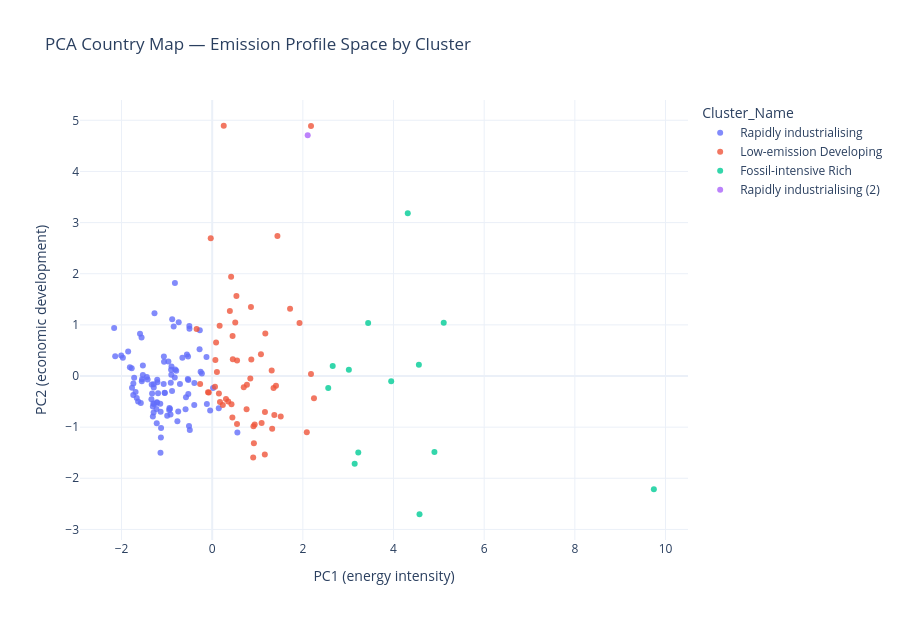
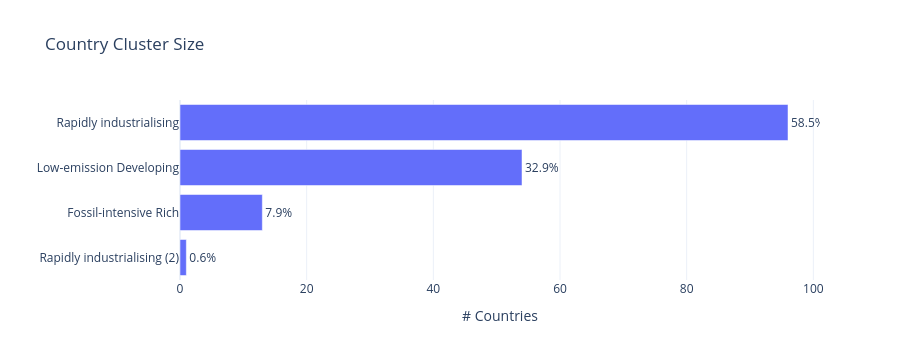

The notebook cell these images were saved under, in order:
### Code cell
section("Prototype 5 — Country archetypes: PCA map + cluster profile radar")

if "Cluster_Name" in df.columns and "PCA_1" in df.columns:
    fig = px.scatter(
        df.dropna(subset=["PCA_1","PCA_2"]),
        x="PCA_1", y="PCA_2",
        color="Cluster_Name",
        hover_name="country",
        opacity=0.8,
        hover_data=["co2_per_capita","gdp_per_capita","fossil_share"],
        title="PCA Country Map — Emission Profile Space by Cluster",
        labels={"PCA_1": "PC1 (energy intensity)", "PCA_2": "PC2 (economic development)"}
    )
    fig.update_layout(height=620, template="plotly_white")
    fig.show()

    # Cluster size bar
    counts = df["Cluster_Name"].value_counts().reset_index()
    counts.columns = ["Cluster_Name", "Countries"]
    counts["Pct"] = (counts["Countries"] / len(df) * 100).round(1)
    fig2 = px.bar(
        counts.sort_values("Countries"), x="Countries", y="Cluster_Name",
        orientation="h",
        text=counts.sort_values("Countries")["Pct"].astype(str) + "%",
        title="Country Cluster Size",
        labels={"Countries": "# Countries", "Cluster_Name": ""}
    )
    fig2.update_traces(textposition="outside")
    fig2.update_layout(height=360, template="plotly_white")
    fig2.show()
else:
    print("Cluster / PCA columns not found — run notebook 04 first.")
    # Fallback: income tier breakdown
    inc = latest["income_tier"].value_counts().reset_index() if "income_tier" in latest.columns else pd.DataFrame()
    if not inc.empty:
        inc.columns = ["income_tier","Countries"]
        fig = px.bar(inc.sort_values("Countries"), x="Countries", y="income_tier", orientation="h",
                     title=f"Countries by Income Tier ({latest_year})")
        fig.update_layout(height=360)
        fig.show()
print("DataViz concepts: PCA, clustering, scatter plot, Gestalt enclosure, colour encoding")

### Figure 1 — Plotly figure (JSON) as saved in the notebook; plotly's stock layout.template omitted (floating-point values rounded to 4 significant figures; data arrays with more than 128 entries replaced by an {"elided": "..."} marker saying what was removed)
{"data": [{"customdata": {"elided": "96x3 float values"}, "hovertemplate": "<b>%{hovertext}</b><br><br>Cluster_Name=Rapidly industrialising<br>PC1 (energy intensity)=%{x}<br>PC2 (economic development)=%{y}<br>co2_per_capita=%{customdata[0]}<br>gdp_per_capita=%{customdata[1]}<br>fossil_share=%{customdata[2]}<extra></extra>", "hovertext": ["Afghanistan", "Albania", "Angola", "Armenia", "Bangladesh", "Barbados", "Benin", "Bolivia", "Botswana", "Brazil", "Burkina Faso", "Burundi", "Cambodia", "Cameroon", "Cape Verde", "Central African Republic", "Chad", "Colombia", "Comoros", "Congo", "Costa Rica", "Cote d'Ivoire", "Cuba", "Cyprus", "Democratic Republic of Congo", "Djibouti", "Dominica", "Dominican Republic", "Ecuador", "Egypt", "El Salvador", "Equatorial Guinea", "Eswatini", "Ethiopia", "Gabon", "Gambia", "Ghana", "Guatemala", "Guinea", "Guinea-Bissau", "Haiti", "Honduras", "India", "Indonesia", "Iraq", "Jamaica", "Jordan", "Kenya", "Kyrgyzstan", "Laos", "Lebanon", "Lesotho", "Liberia", "Madagascar", "Malawi", "Mali", "Mauritania", "Mauritius", "Mexico", "Moldova", "Morocco", "Mozambique", "Myanmar", "Namibia", "Nepal", "Nicaragua", "Niger", "Nigeria", "Pakistan", "Palestine", "Paraguay", "Peru", "Philippines", "Romania", "Rwanda", "Saint Lucia", "Sao Tome and Principe", "Senegal", "Sierra Leone", "Slovenia", "Sri Lanka", "Syria", "Tajikistan", "Tanzania", "Thailand", "Togo", "Tunisia", "Turkey", "Uganda", "Ukraine", "Uruguay", "Uzbekistan", "Vietnam", "Yemen", "Zambia", "Zimbabwe"], "legendgroup": "Rapidly industrialising", "marker": {"color": "#636efa", "opacity": 0.8, "symbol": "circle"}, "mode": "markers", "name": "Rapidly industrialising", "orientation": "v", "showlegend": true, "type": "scatter", "x": [-1.194, -1.208, -1.739, -0.5264, -1.138, -0.1259, -1.335, -1.132, -0.3959, -0.5375, -1.721, -1.309, -1.592, -1.97, -0.9193, -1.283, -1.776, -0.7491, -0.9662, -2.163, -0.7676, -1.223, -0.7115, 0.01919, -1.769, -2.007, -0.527, -0.5877, -0.8263, -0.8857, -0.9497, -0.2783, -0.9309, -1.741, -1.854, -1.22, -1.23, -1.048, -1.216, -1.309, -1.341, -1.07, -0.5015, -0.578, -0.5043, -0.5329, -0.7935, -1.553, -1.062, -0.8827, -0.5579, -0.7387, -1.816, -1.299, -1.665, -1.443, -0.9065, -0.04501, -0.2556, -0.8974, -0.8165, -1.273, -1.29, -1.213, -1.425, -1.145, -1.326, -1.634, -1.065, -0.9137, -0.9926, -0.9427, -1.128, -0.1174, -1.69, -0.3939, -1.046, -1.558, -1.292, 0.5558, -1.14, -0.8224, -1.547, -1.529, -0.2275, -2.14, -0.9017, 0.1452, -1.574, -0.2736, -0.4941, -0.5116, -0.6579, -1.529, -1.289, -0.8498], "xaxis": "x", "y": [-0.3367, -0.1235, -0.1462, -0.07876, -0.7002, 0.3725, -0.1646, -1.203, -0.5652, -0.06006, -0.0319, -0.5983, 0.8263, 0.3546, -0.7536, -0.5466, 0.1533, -0.6964, 0.2817, 0.938, -0.8842, -0.9229, -0.1585, -0.2324, -0.2307, 0.4008, -0.3514, -0.6483, -0.02956, -0.2941, -0.6671, 0.5207, -0.6438, -0.374, 0.4808, -0.5147, -0.6465, -0.3297, -0.5248, -0.7906, -0.4527, -0.1544, 0.9229, -0.4134, 0.9784, 0.3814, 0.1041, -0.1005, 0.2777, 1.109, 0.4227, 1.05, 0.172, -0.5355, -0.4292, -0.02099, 0.1214, -0.6761, 0.08213, 0.185, 0.1268, 1.227, -0.1636, -0.07457, -0.06794, -0.5423, -0.3413, -0.4998, 0.3813, -0.1333, -0.7791, -0.6245, -1.018, -0.548, -0.3132, -0.1385, -0.3329, 0.7529, -0.7152, -1.103, -1.499, 1.82, -0.06424, 0.02057, 0.04769, 0.3839, 0.02375, -0.6331, -0.5264, 0.8942, -1.054, -0.9788, 0.3569, 0.205, -0.2247, 0.9702], "yaxis": "y"}, {"customdata": {"elided": "54x3 float values"}, "hovertemplate": "<b>%{hovertext}</b><br><br>Cluster_Name=Low-emission Developing<br>PC1 (energy intensity)=%{x}<br>PC2 (economic development)=%{y}<br>co2_per_capita=%{customdata[0]}<br>gdp_per_capita=%{customdata[1]}<br>fossil_share=%{customdata[2]}<extra></extra>", "hovertext": ["Algeria", "Argentina", "Austria", "Azerbaijan", "Belarus", "Belgium", "Bosnia and Herzegovina", "Bulgaria", "Chile", "Croatia", "Czechia", "Denmark", "Estonia", "Finland", "France", "Georgia", "Germany", "Greece", "Hong Kong", "Hungary", "Iran", "Ireland", "Israel", "Italy", "Japan", "Kazakhstan", "Latvia", "Libya", "Lithuania", "Luxembourg", "Malaysia", "Malta", "Mongolia", "Montenegro", "Netherlands", "New Zealand", "North Korea", "North Macedonia", "Panama", "Poland", "Portugal", "Russia", "Serbia", "Seychelles", "Slovakia", "South Africa", "South Korea", "Spain", "Sweden", "Switzerland", "Taiwan", "Turkmenistan", "United Kingdom", "Venezuela"], "legendgroup": "Low-emission Developing", "marker": {"color": "#EF553B", "opacity": 0.8, "symbol": "circle"}, "mode": "markers", "name": "Low-emission Developing", "orientation": "v", "showlegend": true, "type": "scatter", "x": [-0.3439, 0.07026, 1.164, 0.0859, 0.4549, 1.371, 0.5085, 0.3896, 0.1717, 0.1484, 1.172, 0.9377, 1.076, 1.407, 0.7588, -0.2661, 1.354, 0.3041, 0.9201, 0.3543, 0.8551, 1.323, 0.8414, 0.6962, 1.313, 1.718, -0.07445, 0.4173, 0.2342, 2.087, 0.7662, 1.09, 1.439, 0.06165, 1.512, 0.9108, 0.2548, 0.164, -0.09194, 0.863, 0.1042, 1.926, 0.4499, 0.4256, 0.5483, 0.5345, 2.18, 0.4456, 0.9042, 1.161, 2.245, 2.18, 0.548, -0.03203], "xaxis": "x", "y": [0.9179, 0.3105, -0.704, 0.6574, 0.3286, -0.7616, 1.044, 1.273, -0.5077, -0.3422, 0.8324, -0.95, 0.4267, -0.1894, -0.6486, -0.1559, -0.2361, -0.4486, -1.317, -0.5001, 1.349, -1.031, -0.04732, -0.2188, 0.106, 1.316, -0.321, 1.942, -0.5668, -1.098, -0.1716, -0.9206, 2.736, -0.2086, -0.7927, -0.9821, 4.894, 0.9815, -0.3173, 0.325, 0.07575, 1.035, 0.7798, -0.5523, 0.3035, 1.566, 0.03693, -0.8135, -1.593, -1.537, -0.4351, 4.889, -0.94, 2.693], "yaxis": "y"}, {"customdata": [[14.48, 51310.0, 0.9404], [24.27, 38320.0, 0.9886], [13.42, 45370.0, 0.9501], [9.667, 42120.0, 0.9513], [26.25, 47710.0, 0.9799], [6.668, 88390.0, 0.9342], [15.65, 37490.0, 0.9195], [41.27, 132000.0, 0.9707], [20.38, 56690.0, 0.9509], [9.245, 81740.0, 1.0], [22.93, 25080.0, 0.9875], [20.13, 76130.0, 0.9655], [14.2, 57080.0, 0.9523]], "hovertemplate": "<b>%{hovertext}</b><br><br>Cluster_Name=Fossil-intensive Rich<br>PC1 (energy intensity)=%{x}<br>PC2 (economic development)=%{y}<br>co2_per_capita=%{customdata[0]}<br>gdp_per_capita=%{customdata[1]}<br>fossil_share=%{customdata[2]}<extra></extra>", "hovertext": ["Australia", "Bahrain", "Canada", "Iceland", "Kuwait", "Norway", "Oman", "Qatar", "Saudi Arabia", "Singapore", "Trinidad and Tobago", "United Arab Emirates", "United States"], "legendgroup": "Fossil-intensive Rich", "marker": {"color": "#00cc96", "opacity": 0.8, "symbol": "circle"}, "mode": "markers", "name": "Fossil-intensive Rich", "orientation": "v", "showlegend": true, "type": "scatter", "x": [2.56, 5.107, 3.015, 3.143, 4.559, 3.222, 2.658, 9.743, 3.949, 4.574, 4.315, 4.902, 3.44], "xaxis": "x", "y": [-0.2358, 1.044, 0.1224, -1.716, 0.2209, -1.498, 0.1947, -2.217, -0.1019, -2.703, 3.182, -1.487, 1.037], "yaxis": "y"}, {"customdata": [[8.658, 18920.0, 0.9342]], "hovertemplate": "<b>%{hovertext}</b><br><br>Cluster_Name=Rapidly industrialising (2)<br>PC1 (energy intensity)=%{x}<br>PC2 (economic development)=%{y}<br>co2_per_capita=%{customdata[0]}<br>gdp_per_capita=%{customdata[1]}<br>fossil_share=%{customdata[2]}<extra></extra>", "hovertext": ["China"], "legendgroup": "Rapidly industrialising (2)", "marker": {"color": "#ab63fa", "opacity": 0.8, "symbol": "circle"}, "mode": "markers", "name": "Rapidly industrialising (2)", "orientation": "v", "showlegend": true, "type": "scatter", "x": [2.107], "xaxis": "x", "y": [4.708], "yaxis": "y"}], "layout": {"height": 620, "legend": {"title": {"text": "Cluster_Name"}, "tracegroupgap": 0}, "title": {"text": "PCA Country Map — Emission Profile Space by Cluster"}, "xaxis": {"anchor": "y", "domain": [0, 1], "title": {"text": "PC1 (energy intensity)"}}, "yaxis": {"anchor": "x", "domain": [0, 1], "title": {"text": "PC2 (economic development)"}}}}

### Figure 2 — Plotly figure (JSON) as saved in the notebook; plotly's stock layout.template omitted (floating-point values rounded to 4 significant figures)
{"data": [{"hovertemplate": "# Countries=%{x}<br>=%{y}<br>text=%{text}<extra></extra>", "legendgroup": "", "marker": {"color": "#636efa", "pattern": {"shape": ""}}, "name": "", "orientation": "h", "showlegend": false, "text": ["0.6%", "7.9%", "32.9%", "58.5%"], "textposition": "outside", "type": "bar", "x": [1, 13, 54, 96], "xaxis": "x", "y": ["Rapidly industrialising (2)", "Fossil-intensive Rich", "Low-emission Developing", "Rapidly industrialising"], "yaxis": "y"}], "layout": {"barmode": "relative", "height": 360, "legend": {"tracegroupgap": 0}, "title": {"text": "Country Cluster Size"}, "xaxis": {"anchor": "y", "domain": [0, 1], "title": {"text": "# Countries"}}, "yaxis": {"anchor": "x", "domain": [0, 1], "title": {"text": ""}}}}
